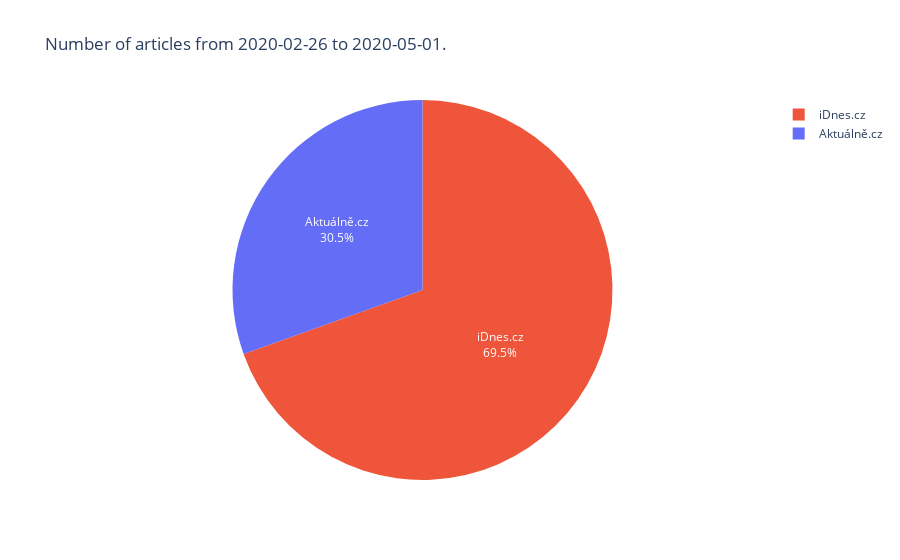

Source (notebook cell):
### Code cell
labels = ['Aktuálně.cz','iDnes.cz']
values = [count_articles_aktualne, count_articles_idnes]
title_text = "Number of articles from %s to %s." % (date_range[0], date_range[1])

fig = go.Figure(data=[go.Pie(labels=labels, values=values, marker=dict(colors=["#636df6", "#ee553a"]), textinfo='label+percent')])
fig.update(layout_title_text=title_text)
fig.show()

### Figure 1 — Plotly figure (JSON) as saved in the notebook; plotly's stock layout.template omitted (floating-point values rounded to 4 significant figures)
{"data": [{"labels": ["Aktuálně.cz", "iDnes.cz"], "marker": {"colors": ["#636df6", "#ee553a"]}, "textinfo": "label+percent", "type": "pie", "values": [678, 1548]}], "layout": {"title": {"text": "Number of articles from 2020-02-26 to 2020-05-01."}}}
